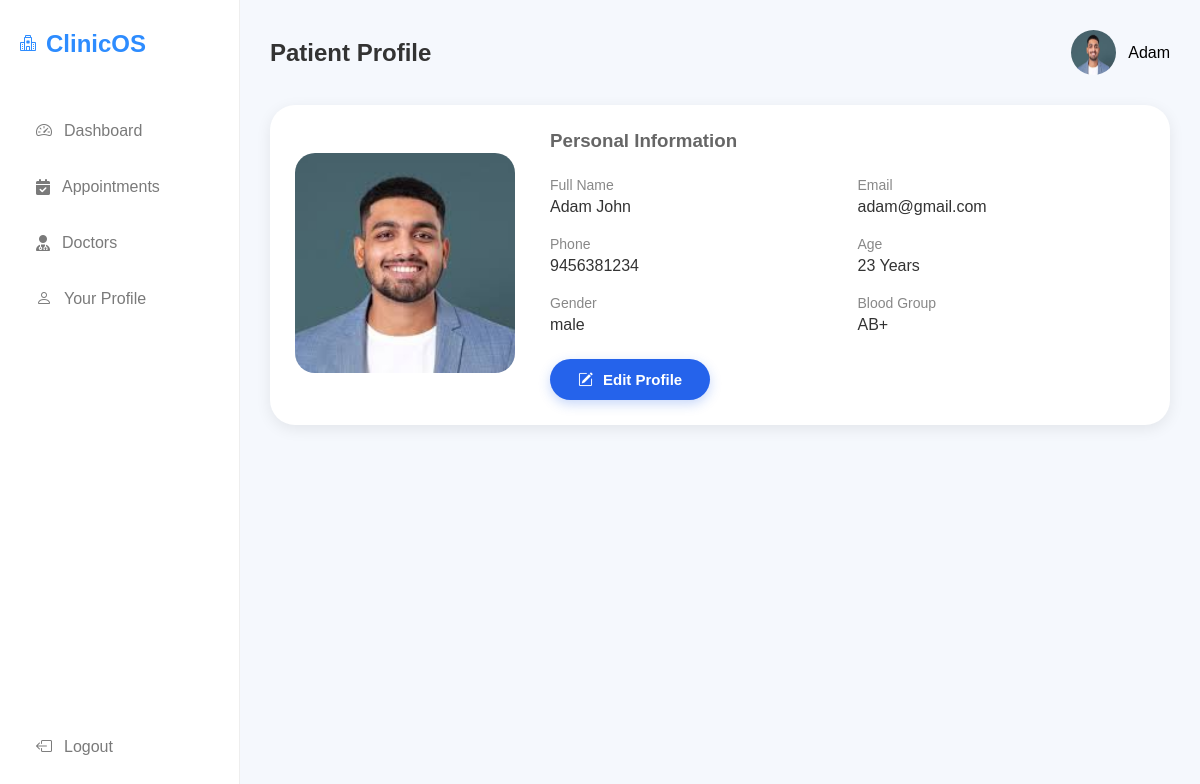
Screenshot of /patient/profile/ (signed in) with the database file from the repository.
### managementsystem/models.py (models this page shows, shortened)
class CustomUser(AbstractUser):
    ROLE_CHOICES = (
        ('admin', 'Admin'),
        ('doctor', 'Doctor'),
        ('patient', 'Patient'),
    )
    role = models.CharField(max_length=20, choices=ROLE_CHOICES,default='patient')

class Patient(models.Model):
    user = models.OneToOneField(CustomUser,on_delete=models.CASCADE)
    gender_choices = (('male','Male'),('female','Female'),('other','Other'))
    gender = models.CharField(max_length=10,choices=gender_choices,default='male')
    age = models.IntegerField()
    phone = models.CharField(max_length=15)
    blood_group = models.CharField(max_length=5)
    photo = models.ImageField(upload_to='patients',default='default/default.png')

### managementsystem/views/patient_views.py (the view)
# urls.py: path('patient/profile/',patient_profile,name='patient_profile'),
@login_required
def patient_profile(request):
    patient = Patient.objects.get(user=request.user)
    context = {
        'patient': patient,
    }
    return render(request, 'patient/profile.html', context)

### managementsystem/templates/patient/profile.html
{% extends 'patient/base.html' %}
{% load static %}
{% block style %}<link rel="stylesheet" href="{% static 'css/patient_profile.css' %}">{%endblock%}
{%block header%}
Patient Profile
{%endblock%}
{%block profile%}
        <div class="profile">
            <img src="{{request.user.patient.photo.url}}" alt=""style="width:45px;height:45px;border-radius:50%;">
            <span>{{request.user.first_name}}</span>
        </div>
{%endblock%}
{%block content%}
    {% include 'includes/_patient_details.html' %}
{%endblock%}

### managementsystem/templates/includes/_patient_details.html (shortened to what this page needs)
<div class="patient">
    <div class="profile-card">
        <div class="profile-image">
            <img src="{{ patient.photo.url }}" alt="Patient">
        </div>
        <div class="profile-details">
            <h3>Personal Information</h3>
            <div class="info-grid">
                <div class="info-item">
                    <span>Full Name</span>
                    <p>{{ patient.user.get_full_name }}</p>
                </div>
                <div class="info-item">
                    <span>Email</span>
                    <p>{{ patient.user.email }}</p>
                </div>
                <div class="info-item">
                    <span>Phone</span>
                    <p>{{ patient.phone}}</p>
                </div>
                <div class="info-item">
                    <span>Age</span>
                    <p>{{ patient.age }} Years</p>
                </div>
                <div class="info-item">
                    <span>Gender</span>
                    <p>{{ patient.gender }}</p>
                </div>
                <div class="info-item">
                    <span>Blood Group</span>
                    <p>{{ patient.blood_group }}</p>
                </div>
            </div>
            {% if request.user.role == 'admin' %}
            <a href="{% url 'edit_patient' patient.id %}" class="edit-btn" >
                <i class="bi bi-pencil-square"></i>
                Edit Profile
            </a>
            {% elif request.user.role == 'patient' %}
            <a href="{% url 'patient_edit_profile' patient.id %}" class="edit-btn">
                <i class="bi bi-pencil-square"></i>
                Edit Profile
            </a>
            {% endif %}
        </div>
    </div>
</div>

### managementsystem/static/css/patient_profile.css (style rules this page uses)
.patient .profile-card { background:#fff; border-radius:25px; padding:25px; display:flex; gap:35px; align-items:center; box-shadow:0 4px 15px rgba(0,0,0,0.08); margin-bottom:30px; }
.patient .profile-image img { width:220px; height:220px; object-fit:cover; border-radius:20px; }
.patient .profile-details { flex:1; }
.patient .profile-details h3 { color:#666; margin-bottom:25px; font-weight:600; }
.patient .info-grid { display:grid; grid-template-columns:repeat(2,1fr); gap:20px; }
.patient .info-item { display:flex; flex-direction:column; }
.patient .info-item span { color:#888; font-size:14px; margin-bottom:5px; }
.patient .info-item p { color:#333; font-size:16px; }
.edit-btn { display: inline-flex; align-items: center; gap: 10px; padding: 12px 28px; background: #2563eb; color: #fff; border: none; border-radius: 30px; text-decoration: none; font-weight: 600; font-size: 15px; transition: all 0.3s ease; box-shadow: 0 4px 12px rgba(37, 99, 235, 0.25); margin-top: 25px; }

### managementsystem/static/css/home.css (style rules this page uses)
* { margin:0; padding:0; box-sizing:border-box; font-family:Arial, Helvetica, sans-serif; }
body { background:#f5f8fd; }
.profile { display:flex; align-items:center; gap:12px; }
.profile img { width:45px; height:45px; border-radius:50%; }

### managementsystem/templates/patient/base.html (style rules this page uses)
.profile { display:flex; align-items:center; gap:12px; flex-shrink: 0; }

### rows the page displays
CustomUser: user.patient.photo (picture), user.first_name "Adam"
Patient: photo (picture), user.get_full_name "Adam John", user.email "adam@gmail.com", phone "9456381234", age "23", gender "male", blood_group "AB+"
